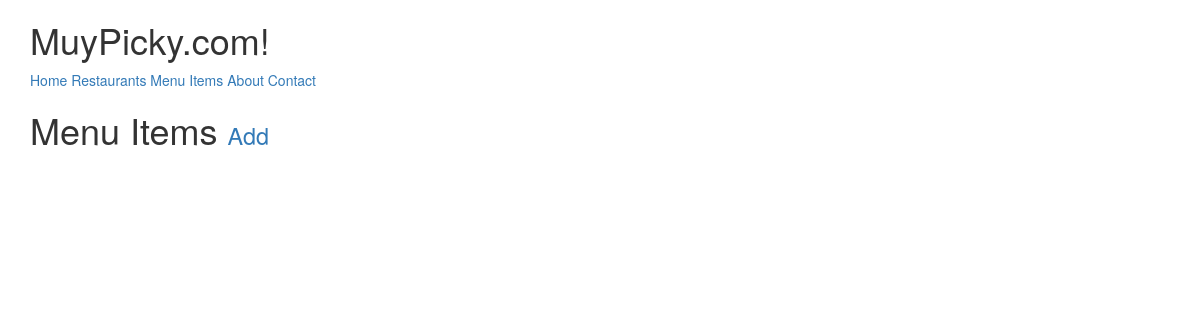
The app's page /items/ (signed in), older data.
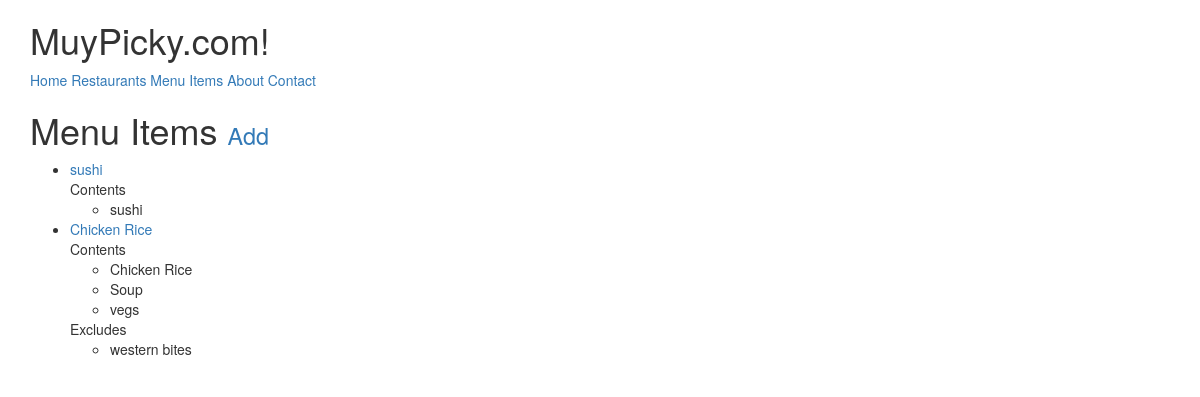
The same page, newer data.
### menus/models.py (models this page shows, shortened)
class Items(models.Model):
	user 		= models.ForeignKey(settings.AUTH_USER_MODEL)
	restaurant	= models.ForeignKey(RestaurantLocation)
	name 		= models.CharField(max_length=120)
	contents	= models.TextField(help_text='Seperate each by comma')
	excludes	= models.TextField(blank=True, null=True, help_text='Seperate each by comma')
	public 		= models.BooleanField(default=True)
	timestamp	= models.DateTimeField(auto_now_add=True)
	updated 	= models.DateTimeField(auto_now=True)
	def get_absolute_url(self):
		return reverse('menus:detail', kwargs={'pk': self.pk})
	class Meta:
		ordering = ['-updated','-timestamp'] # Item.objects.all()
	def get_contents(self):
		return self.contents.split(",")
	def get_excludes(self):
		return self.excludes.split(",")

### menus/views.py (the view)
class ItemsListView(ListView):
	def get_queryset(self):
		return Items.objects.filter(user=self.request.user)

### menus/templates/menus/items_list.html (shortened to what this page needs)
{% extends "base.html" %}
{% block content %}
<h1>Menu Items <small><a href='{% url "menus:create" %}'>Add</a></small></h1>
<ul>
	{% if object_list %}
	{% for obj in object_list %}
		<li>
			<a href='{{ obj.get_absolute_url }}'/>{{obj.name}}</a><br/>
			{% if obj.contents %}
			Contents
			<ul>
				{% for item in obj.get_contents %}
				<li>{{ item }}</li>
				{% endfor %}
			</ul>
			{% endif %}
			{% if obj.excludes %}
			Excludes
			<ul>
				{% for item in obj.get_excludes %}
				<li>{{ item }}</li>
				{% endfor %}
			</ul>
			{% endif %}
		</li>
		{% empty %}
		<a href='{% url "menu:create" %}'>Add New Item</a>
	{% endfor %}
	{% endif %}
</ul>
{% endblock content %}

Row changes from the older to the newer data that the page shows:
added Items: name "sushi", get_contents "sushi"
added Items: name "Chicken Rice", get_contents "Chicken Rice" "Soup" "vegs", get_excludes "western bites"
